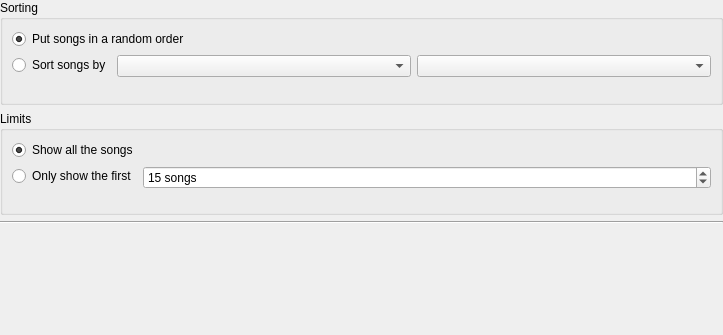
<?xml version="1.0" encoding="UTF-8"?>
<ui version="4.0">
 <class>SmartPlaylistQuerySortPage</class>
 <widget class="QWidget" name="SmartPlaylistQuerySortPage">
  <property name="geometry">
   <rect>
    <x>0</x>
    <y>0</y>
    <width>723</width>
    <height>335</height>
   </rect>
  </property>
  <property name="windowTitle">
   <string>Form</string>
  </property>
  <layout class="QVBoxLayout" name="verticalLayout">
   <property name="leftMargin">
    <number>0</number>
   </property>
   <property name="topMargin">
    <number>0</number>
   </property>
   <property name="rightMargin">
    <number>0</number>
   </property>
   <property name="bottomMargin">
    <number>0</number>
   </property>
   <item>
    <widget class="QGroupBox" name="groupBox">
     <property name="title">
      <string>Sorting</string>
     </property>
     <layout class="QFormLayout" name="formLayout">
      <item row="0" column="0" colspan="2">
       <widget class="QRadioButton" name="random">
        <property name="text">
         <string>Put songs in a random order</string>
        </property>
        <property name="checked">
         <bool>true</bool>
        </property>
       </widget>
      </item>
      <item row="1" column="0">
       <widget class="QRadioButton" name="field">
        <property name="text">
         <string>Sort songs by</string>
        </property>
       </widget>
      </item>
      <item row="1" column="1">
       <layout class="QHBoxLayout" name="horizontalLayout">
        <item>
         <widget class="QComboBox" name="field_value"/>
        </item>
        <item>
         <widget class="QComboBox" name="order">
          <property name="sizeAdjustPolicy">
           <enum>QComboBox::AdjustToContents</enum>
          </property>
         </widget>
        </item>
       </layout>
      </item>
     </layout>
    </widget>
   </item>
   <item>
    <widget class="QGroupBox" name="groupBox_2">
     <property name="title">
      <string>Limits</string>
     </property>
     <layout class="QFormLayout" name="formLayout_2">
      <item row="0" column="0" colspan="2">
       <widget class="QRadioButton" name="limit_none">
        <property name="text">
         <string>Show all the songs</string>
        </property>
        <property name="checked">
         <bool>true</bool>
        </property>
       </widget>
      </item>
      <item row="1" column="0">
       <widget class="QRadioButton" name="limit_limit">
        <property name="text">
         <string>Only show the first</string>
        </property>
       </widget>
      </item>
      <item row="1" column="1">
       <widget class="QSpinBox" name="limit_value">
        <property name="suffix">
         <string> songs</string>
        </property>
        <property name="maximum">
         <number>1000</number>
        </property>
        <property name="value">
         <number>15</number>
        </property>
       </widget>
      </item>
     </layout>
    </widget>
   </item>
   <item>
    <widget class="Line" name="line">
     <property name="orientation">
      <enum>Qt::Horizontal</enum>
     </property>
    </widget>
   </item>
   <item>
    <widget class="SmartPlaylistSearchPreview" name="preview" native="true"/>
   </item>
  </layout>
 </widget>
 <customwidgets>
  <customwidget>
   <class>SmartPlaylistSearchPreview</class>
   <extends>QWidget</extends>
   <header>smartplaylists/smartplaylistsearchpreview.h</header>
   <container>1</container>
  </customwidget>
 </customwidgets>
 <resources/>
 <connections/>
</ui>
